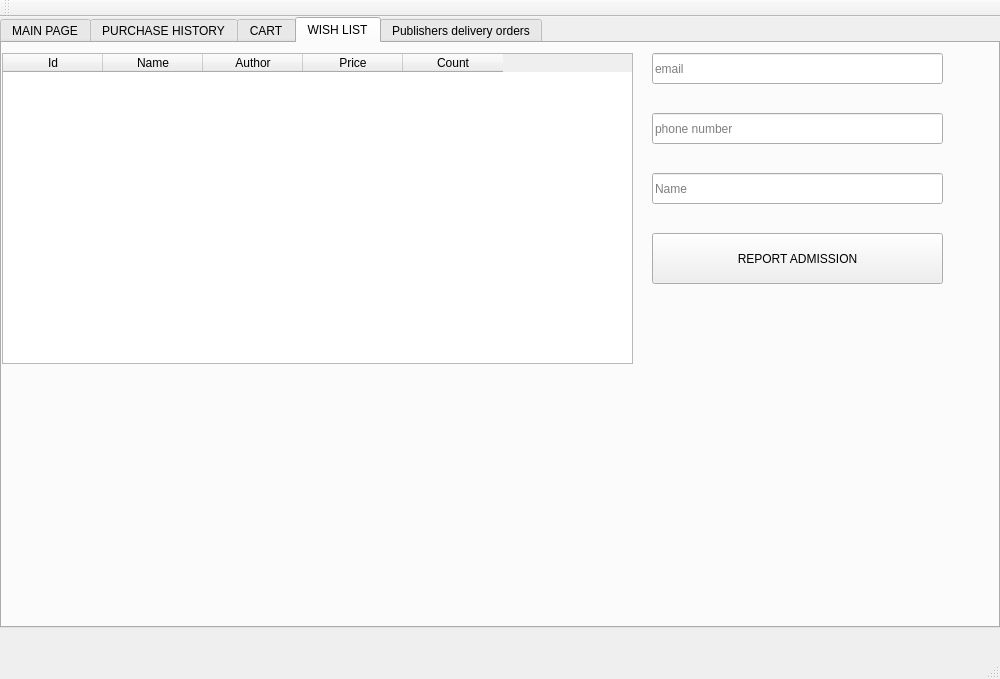
<?xml version="1.0" encoding="UTF-8"?>
<ui version="4.0">
 <class>MainWindow</class>
 <widget class="QMainWindow" name="MainWindow">
  <property name="geometry">
   <rect>
    <x>0</x>
    <y>0</y>
    <width>1000</width>
    <height>679</height>
   </rect>
  </property>
  <property name="sizePolicy">
   <sizepolicy hsizetype="MinimumExpanding" vsizetype="MinimumExpanding">
    <horstretch>0</horstretch>
    <verstretch>0</verstretch>
   </sizepolicy>
  </property>
  <property name="minimumSize">
   <size>
    <width>1000</width>
    <height>679</height>
   </size>
  </property>
  <property name="windowTitle">
   <string>MainWindow</string>
  </property>
  <widget class="QWidget" name="centralWidget">
   <property name="sizePolicy">
    <sizepolicy hsizetype="Expanding" vsizetype="Expanding">
     <horstretch>0</horstretch>
     <verstretch>0</verstretch>
    </sizepolicy>
   </property>
   <property name="minimumSize">
    <size>
     <width>1000</width>
     <height>614</height>
    </size>
   </property>
   <widget class="QTabWidget" name="tabs">
    <property name="geometry">
     <rect>
      <x>0</x>
      <y>0</y>
      <width>1000</width>
      <height>611</height>
     </rect>
    </property>
    <property name="minimumSize">
     <size>
      <width>1000</width>
      <height>530</height>
     </size>
    </property>
    <property name="currentIndex">
     <number>3</number>
    </property>
    <widget class="QWidget" name="mainpage_tab">
     <property name="minimumSize">
      <size>
       <width>994</width>
       <height>501</height>
      </size>
     </property>
     <attribute name="title">
      <string>MAIN PAGE</string>
     </attribute>
     <widget class="QLineEdit" name="search_lineEdit">
      <property name="geometry">
       <rect>
        <x>0</x>
        <y>30</y>
        <width>591</width>
        <height>31</height>
       </rect>
      </property>
     </widget>
     <widget class="QPushButton" name="search_button">
      <property name="geometry">
       <rect>
        <x>590</x>
        <y>30</y>
        <width>110</width>
        <height>31</height>
       </rect>
      </property>
      <property name="text">
       <string>SEARCH</string>
      </property>
     </widget>
     <widget class="QListWidget" name="listWidget">
      <property name="geometry">
       <rect>
        <x>740</x>
        <y>110</y>
        <width>256</width>
        <height>431</height>
       </rect>
      </property>
      <property name="sizePolicy">
       <sizepolicy hsizetype="Expanding" vsizetype="Expanding">
        <horstretch>0</horstretch>
        <verstretch>0</verstretch>
       </sizepolicy>
      </property>
      <property name="isWrapping" stdset="0">
       <bool>false</bool>
      </property>
      <item>
       <property name="text">
        <string>Reader category</string>
       </property>
       <property name="flags">
        <set>ItemIsDragEnabled|ItemIsUserCheckable|ItemIsEnabled</set>
       </property>
      </item>
      <item>
       <property name="text">
        <string>For children</string>
       </property>
       <property name="checkState">
        <enum>Unchecked</enum>
       </property>
      </item>
      <item>
       <property name="text">
        <string>For students</string>
       </property>
       <property name="checkState">
        <enum>Unchecked</enum>
       </property>
      </item>
      <item>
       <property name="text">
        <string>For adults</string>
       </property>
       <property name="checkState">
        <enum>Unchecked</enum>
       </property>
      </item>
      <item>
       <property name="text">
        <string>Genre</string>
       </property>
       <property name="flags">
        <set>ItemIsDragEnabled|ItemIsUserCheckable|ItemIsEnabled</set>
       </property>
      </item>
      <item>
       <property name="text">
        <string>Fantasy</string>
       </property>
       <property name="checkState">
        <enum>Unchecked</enum>
       </property>
      </item>
      <item>
       <property name="text">
        <string>Thriller</string>
       </property>
       <property name="checkState">
        <enum>Unchecked</enum>
       </property>
      </item>
      <item>
       <property name="text">
        <string>Novel</string>
       </property>
       <property name="checkState">
        <enum>Unchecked</enum>
       </property>
      </item>
      <item>
       <property name="text">
        <string>Fiction</string>
       </property>
       <property name="checkState">
        <enum>Unchecked</enum>
       </property>
      </item>
      <item>
       <property name="text">
        <string>Publishing house</string>
       </property>
       <property name="flags">
        <set>ItemIsDragEnabled|ItemIsUserCheckable|ItemIsEnabled</set>
       </property>
      </item>
      <item>
       <property name="text">
        <string>AST</string>
       </property>
       <property name="checkState">
        <enum>Unchecked</enum>
       </property>
      </item>
      <item>
       <property name="text">
        <string>Exmo</string>
       </property>
       <property name="checkState">
        <enum>Unchecked</enum>
       </property>
      </item>
      <item>
       <property name="text">
        <string>Other</string>
       </property>
       <property name="flags">
        <set>ItemIsDragEnabled|ItemIsUserCheckable|ItemIsEnabled</set>
       </property>
      </item>
      <item>
       <property name="text">
        <string>New Book</string>
       </property>
       <property name="checkState">
        <enum>Unchecked</enum>
       </property>
      </item>
      <item>
       <property name="text">
        <string>Minimal price</string>
       </property>
      </item>
     </widget>
     <widget class="QPushButton" name="applyFilters_button">
      <property name="geometry">
       <rect>
        <x>740</x>
        <y>550</y>
        <width>251</width>
        <height>28</height>
       </rect>
      </property>
      <property name="text">
       <string>APPLY FILTERS</string>
      </property>
     </widget>
     <widget class="QListWidget" name="stock_list">
      <property name="geometry">
       <rect>
        <x>0</x>
        <y>110</y>
        <width>731</width>
        <height>471</height>
       </rect>
      </property>
      <property name="verticalScrollBarPolicy">
       <enum>Qt::ScrollBarAsNeeded</enum>
      </property>
      <property name="alternatingRowColors">
       <bool>false</bool>
      </property>
      <property name="verticalScrollMode">
       <enum>QAbstractItemView::ScrollPerItem</enum>
      </property>
      <property name="movement">
       <enum>QListView::Static</enum>
      </property>
      <property name="flow">
       <enum>QListView::TopToBottom</enum>
      </property>
      <property name="isWrapping" stdset="0">
       <bool>false</bool>
      </property>
      <property name="layoutMode">
       <enum>QListView::SinglePass</enum>
      </property>
      <property name="viewMode">
       <enum>QListView::ListMode</enum>
      </property>
      <property name="uniformItemSizes">
       <bool>false</bool>
      </property>
     </widget>
     <widget class="QComboBox" name="sort_combobox">
      <property name="geometry">
       <rect>
        <x>10</x>
        <y>80</y>
        <width>216</width>
        <height>22</height>
       </rect>
      </property>
      <property name="focusPolicy">
       <enum>Qt::TabFocus</enum>
      </property>
      <property name="editable">
       <bool>false</bool>
      </property>
      <property name="currentText">
       <string>СОРТИРОВАТЬ ПО</string>
      </property>
      <property name="maxVisibleItems">
       <number>10</number>
      </property>
      <item>
       <property name="text">
        <string>СОРТИРОВАТЬ ПО</string>
       </property>
      </item>
      <item>
       <property name="text">
        <string>СНАЧАЛА НОВИНКИ</string>
       </property>
      </item>
      <item>
       <property name="text">
        <string>ПО АВТОРУ (А -&gt; Я)</string>
       </property>
      </item>
      <item>
       <property name="text">
        <string>ПО АВТОРУ (Я -&gt; А)</string>
       </property>
      </item>
      <item>
       <property name="text">
        <string>ПО НАЗВАНИЮ (А -&gt; Я)</string>
       </property>
      </item>
      <item>
       <property name="text">
        <string>ПО НАЗВАНИЮ (Я -&gt; А)</string>
       </property>
      </item>
      <item>
       <property name="text">
        <string>ПО РЕЙТИНГУ</string>
       </property>
      </item>
      <item>
       <property name="text">
        <string>ПО ЦЕНЕ (СНАЧАЛА ДЕШЕВЫЕ)</string>
       </property>
      </item>
      <item>
       <property name="text">
        <string>ПО ЦЕНЕ (СНАЧАЛА ДОРОГИЕ)</string>
       </property>
      </item>
     </widget>
    </widget>
    <widget class="QWidget" name="purchasehistory_tab">
     <property name="minimumSize">
      <size>
       <width>994</width>
       <height>501</height>
      </size>
     </property>
     <attribute name="title">
      <string>PURCHASE HISTORY</string>
     </attribute>
    </widget>
    <widget class="QWidget" name="cart_tab">
     <property name="minimumSize">
      <size>
       <width>994</width>
       <height>501</height>
      </size>
     </property>
     <attribute name="title">
      <string>CART</string>
     </attribute>
     <widget class="QTableWidget" name="cart_list">
      <property name="geometry">
       <rect>
        <x>0</x>
        <y>10</y>
        <width>631</width>
        <height>311</height>
       </rect>
      </property>
      <column>
       <property name="text">
        <string>Id</string>
       </property>
      </column>
      <column>
       <property name="text">
        <string>Name</string>
       </property>
      </column>
      <column>
       <property name="text">
        <string>Author</string>
       </property>
      </column>
      <column>
       <property name="text">
        <string>Price</string>
       </property>
      </column>
      <column>
       <property name="text">
        <string>Count</string>
       </property>
      </column>
     </widget>
     <widget class="QLabel" name="totalPrice_label">
      <property name="geometry">
       <rect>
        <x>520</x>
        <y>330</y>
        <width>81</width>
        <height>31</height>
       </rect>
      </property>
      <property name="layoutDirection">
       <enum>Qt::LeftToRight</enum>
      </property>
      <property name="text">
       <string>0</string>
      </property>
      <property name="alignment">
       <set>Qt::AlignRight|Qt::AlignTrailing|Qt::AlignVCenter</set>
      </property>
      <property name="wordWrap">
       <bool>false</bool>
      </property>
     </widget>
     <widget class="QLineEdit" name="email_lineEdit">
      <property name="geometry">
       <rect>
        <x>650</x>
        <y>10</y>
        <width>291</width>
        <height>31</height>
       </rect>
      </property>
      <property name="placeholderText">
       <string>email</string>
      </property>
     </widget>
     <widget class="QLineEdit" name="phoneNumber_lineEdit">
      <property name="geometry">
       <rect>
        <x>650</x>
        <y>70</y>
        <width>291</width>
        <height>31</height>
       </rect>
      </property>
      <property name="placeholderText">
       <string>phone number</string>
      </property>
     </widget>
     <widget class="QLineEdit" name="name_lineEdit">
      <property name="geometry">
       <rect>
        <x>650</x>
        <y>130</y>
        <width>291</width>
        <height>31</height>
       </rect>
      </property>
      <property name="placeholderText">
       <string>Name</string>
      </property>
     </widget>
     <widget class="QLabel" name="cartError_label">
      <property name="geometry">
       <rect>
        <x>650</x>
        <y>250</y>
        <width>291</width>
        <height>61</height>
       </rect>
      </property>
      <property name="palette">
       <palette>
        <active>
         <colorrole role="WindowText">
          <brush brushstyle="SolidPattern">
           <color alpha="255">
            <red>255</red>
            <green>0</green>
            <blue>0</blue>
           </color>
          </brush>
         </colorrole>
        </active>
        <inactive>
         <colorrole role="WindowText">
          <brush brushstyle="SolidPattern">
           <color alpha="255">
            <red>255</red>
            <green>0</green>
            <blue>0</blue>
           </color>
          </brush>
         </colorrole>
        </inactive>
        <disabled>
         <colorrole role="WindowText">
          <brush brushstyle="SolidPattern">
           <color alpha="255">
            <red>120</red>
            <green>120</green>
            <blue>120</blue>
           </color>
          </brush>
         </colorrole>
        </disabled>
       </palette>
      </property>
      <property name="text">
       <string/>
      </property>
     </widget>
     <widget class="QPushButton" name="order_button">
      <property name="geometry">
       <rect>
        <x>650</x>
        <y>190</y>
        <width>291</width>
        <height>51</height>
       </rect>
      </property>
      <property name="text">
       <string>ORDER</string>
      </property>
     </widget>
     <widget class="QLabel" name="label">
      <property name="geometry">
       <rect>
        <x>610</x>
        <y>330</y>
        <width>21</width>
        <height>31</height>
       </rect>
      </property>
      <property name="text">
       <string>rub</string>
      </property>
     </widget>
    </widget>
    <widget class="QWidget" name="wishlist_tab">
     <property name="minimumSize">
      <size>
       <width>994</width>
       <height>501</height>
      </size>
     </property>
     <attribute name="title">
      <string>WISH LIST</string>
     </attribute>
     <widget class="QTableWidget" name="wishList_list">
      <property name="geometry">
       <rect>
        <x>0</x>
        <y>10</y>
        <width>631</width>
        <height>311</height>
       </rect>
      </property>
      <column>
       <property name="text">
        <string>Id</string>
       </property>
      </column>
      <column>
       <property name="text">
        <string>Name</string>
       </property>
      </column>
      <column>
       <property name="text">
        <string>Author</string>
       </property>
      </column>
      <column>
       <property name="text">
        <string>Price</string>
       </property>
      </column>
      <column>
       <property name="text">
        <string>Count</string>
       </property>
      </column>
     </widget>
     <widget class="QPushButton" name="reportAdmission_button">
      <property name="geometry">
       <rect>
        <x>650</x>
        <y>190</y>
        <width>291</width>
        <height>51</height>
       </rect>
      </property>
      <property name="text">
       <string>REPORT ADMISSION</string>
      </property>
     </widget>
     <widget class="QLineEdit" name="phoneNumber_lineEdit_2">
      <property name="geometry">
       <rect>
        <x>650</x>
        <y>70</y>
        <width>291</width>
        <height>31</height>
       </rect>
      </property>
      <property name="placeholderText">
       <string>phone number</string>
      </property>
     </widget>
     <widget class="QLabel" name="wishlistError_label">
      <property name="geometry">
       <rect>
        <x>650</x>
        <y>250</y>
        <width>291</width>
        <height>61</height>
       </rect>
      </property>
      <property name="palette">
       <palette>
        <active>
         <colorrole role="WindowText">
          <brush brushstyle="SolidPattern">
           <color alpha="255">
            <red>255</red>
            <green>0</green>
            <blue>0</blue>
           </color>
          </brush>
         </colorrole>
        </active>
        <inactive>
         <colorrole role="WindowText">
          <brush brushstyle="SolidPattern">
           <color alpha="255">
            <red>255</red>
            <green>0</green>
            <blue>0</blue>
           </color>
          </brush>
         </colorrole>
        </inactive>
        <disabled>
         <colorrole role="WindowText">
          <brush brushstyle="SolidPattern">
           <color alpha="255">
            <red>120</red>
            <green>120</green>
            <blue>120</blue>
           </color>
          </brush>
         </colorrole>
        </disabled>
       </palette>
      </property>
      <property name="text">
       <string/>
      </property>
     </widget>
     <widget class="QLineEdit" name="email_lineEdit_2">
      <property name="geometry">
       <rect>
        <x>650</x>
        <y>10</y>
        <width>291</width>
        <height>31</height>
       </rect>
      </property>
      <property name="placeholderText">
       <string>email</string>
      </property>
     </widget>
     <widget class="QLineEdit" name="name_lineEdit_2">
      <property name="geometry">
       <rect>
        <x>650</x>
        <y>130</y>
        <width>291</width>
        <height>31</height>
       </rect>
      </property>
      <property name="placeholderText">
       <string>Name</string>
      </property>
     </widget>
    </widget>
    <widget class="QWidget" name="PublishersDeliveryOrders_tab">
     <attribute name="title">
      <string>Publishers delivery orders</string>
     </attribute>
    </widget>
   </widget>
  </widget>
  <widget class="QMenuBar" name="menuBar">
   <property name="geometry">
    <rect>
     <x>0</x>
     <y>0</y>
     <width>1000</width>
     <height>26</height>
    </rect>
   </property>
   <property name="minimumSize">
    <size>
     <width>0</width>
     <height>0</height>
    </size>
   </property>
  </widget>
  <widget class="QToolBar" name="mainToolBar">
   <attribute name="toolBarArea">
    <enum>TopToolBarArea</enum>
   </attribute>
   <attribute name="toolBarBreak">
    <bool>false</bool>
   </attribute>
  </widget>
  <widget class="QStatusBar" name="statusBar"/>
 </widget>
 <layoutdefault spacing="6" margin="11"/>
 <resources/>
 <connections/>
</ui>
